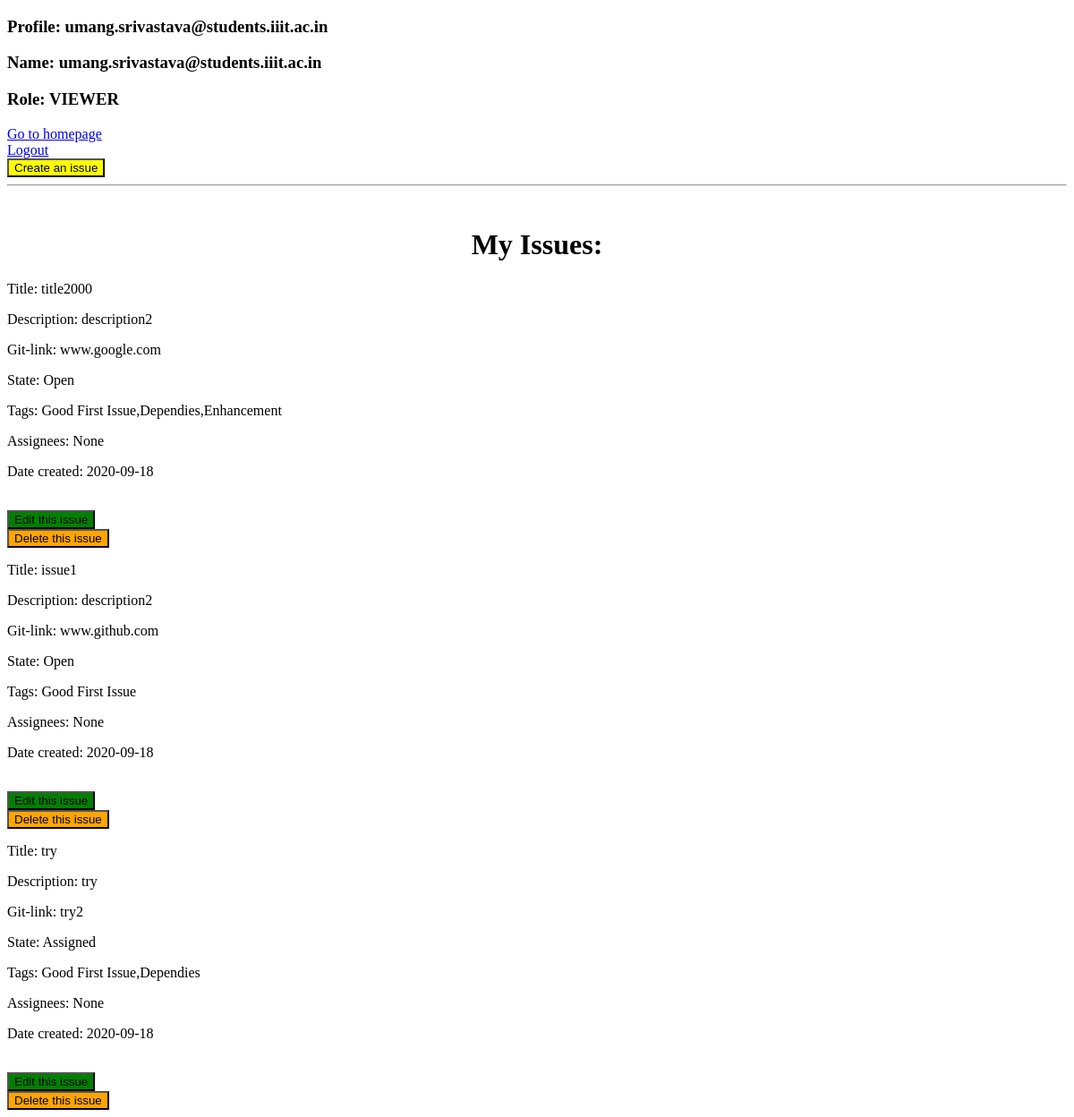
Before: /myissues (signed in) with the older database file.
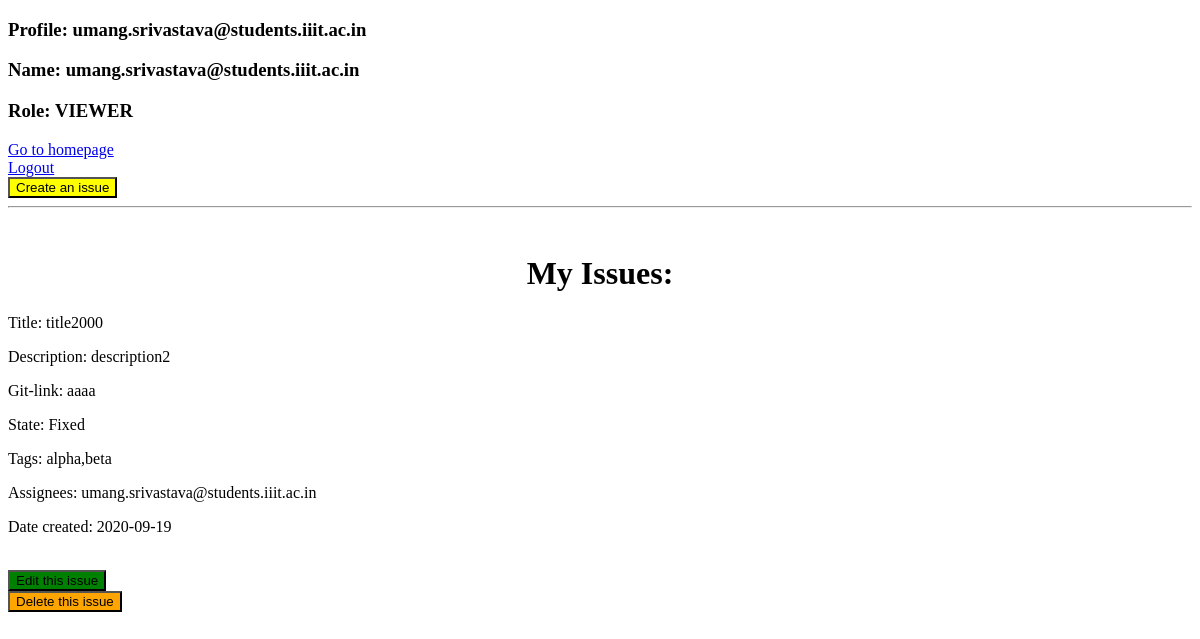
After: the same page with the newer database file.
### app.py (models this page shows, shortened)
class ISSUES(db.Model):
	id = db.Column(db.Integer, primary_key=True)
	title = db.Column(db.String(100), nullable=False)
	description = db.Column(db.String(200), nullable=False)
	state = db.Column(db.String(100), nullable=False)
	tags = db.Column(db.String(100), nullable=False)
	assignees = db.Column(db.String(200), nullable=True)
	owner = db.Column(db.String(100), nullable=False)
	gitlink = db.Column(db.String(100), nullable=False)
	date_created = db.Column(db.DateTime, default=datetime.utcnow)
	assignees = db.Column(db.String(1000), nullable = True)

### app.py (the view)
@app.route('/myissues')
def myissues():
	current_owner = session["username"]
	current_name = session["Name"]
	current_role = session["role"]
	user = USERS.query.filter_by(username = current_owner).all()
	myissues = ISSUES.query.filter_by(owner = current_owner).all()
	return render_template('/myissues.html',
		username = current_owner,
		Name = current_name,
		Role = current_role,
		myissues = myissues)

### templates/myissues.html (shortened to what this page needs)
{% extends 'base.html' %}
{% block body %}
<div class="content">
    <h3>Profile: {{username}}</h3>
    <h3>Name: {{Name}}</h3>
    <h3>Role: {{Role}}</h3>
    <a href = "{{url_for('homepage')}}">Go to homepage</a><br>
    <a href = "{{url_for('logoutpage')}}">Logout</a>
    {% if Role == "VIEWER" %}
        <br>
        <a href="{{ url_for('addissue') }}"><button style="background-color: yellow">Create an issue</button></a>
    {% else %}
        <a href="{{ url_for('addissue') }}"><button style="background-color: yellow">Create an issue</button></a>
    {% endif %}
    <br><hr><br>
    <h1 style="text-align: center">My Issues: </h1>
    {% if myissues|length < 1 %}
    <h4 style="text-align: center">You have  no issues. Create one!</h4>
    {% else %}
        {% for issue in myissues %}
            <p class="title">Title: {{issue.title}}</p>
            <p class="description">Description: {{issue.description}}</p>
            <p class="gitlink">Git-link: {{issue.gitlink}}</p>
            <p class="state">State: {{issue.state}}</p>
            <p class="tags">Tags: {{issue.tags}}</p>
            <p class="assignees">Assignees: {{issue.assignees}}</p>
            <p class="date">Date created: {{issue.date_created.date()}}</p>
            <br>
            <a href="/update/{{issue.id}}"><button style="background-color: green">Edit this issue</button></a><br>
            <a href="/delete/{{issue.id}}"><button style="background-color: orange">Delete this issue</button></a>
        {% endfor %}
    {% endif %}
</div>
{% endblock %}

Changed rows visible on the page:
removed ISSUES: title "issue1", description "description2", gitlink "www.github.com", state "Open", tags "Good First Issue", assignees "None", date_created "2020-09-18"
no longer on this page (row edited): ISSUES: title "try", description "try", gitlink "try2", state "Assigned", tags "Good First Issue,Dependies", assignees "None", date_created "2020-09-18"
changed ISSUES "title2000": gitlink "www.google.com" → "aaaa"; state "Open" → "Fixed"; tags "Good First Issue,Dependies,Enhancement" → "alpha,beta"; assignees "None" → "umang.srivastava@students.iiit.ac.in"; date_created "2020-09-18" → "2020-09-19"
